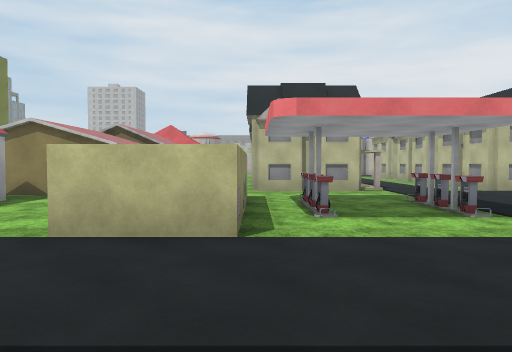
[1] (above)

24 first-person views from a walk through a Unity game level. The camera is 1.4 m above the floor, tilts 2° down and sees 70° across. The floor is counted in squares, 2 m on a side. Each view is taken from the middle of a square. On the plan, view 1 faces up. The plan holds only what a view shows up to about 11 squares ahead; the rest is blank. The place goes on beyond the plan. The terrain is drawn as flat ground. Some surface patterns are stand-ins.

[2]
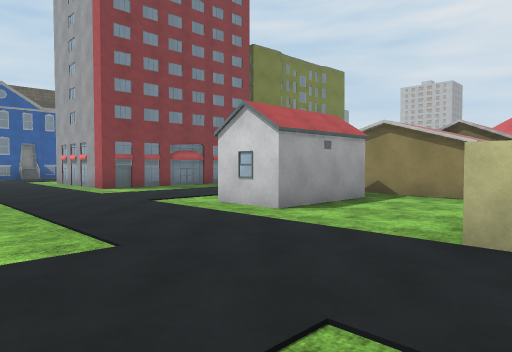

[3]
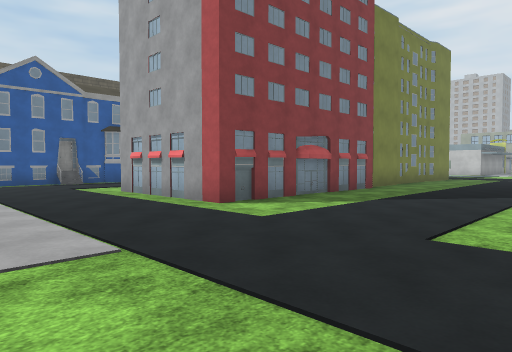

[4]
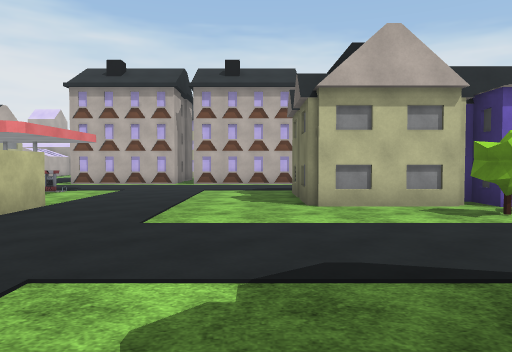

[5]
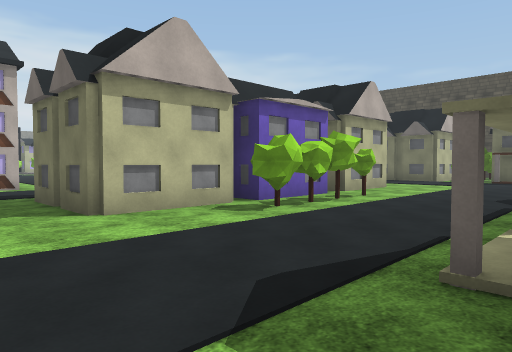

[6]
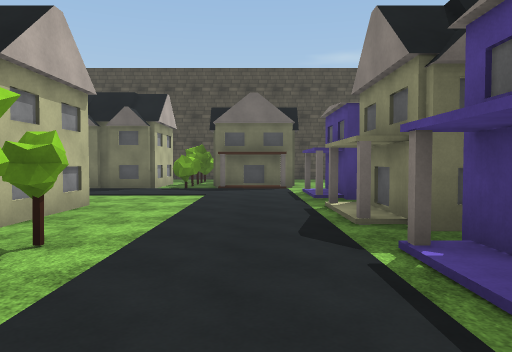

[7]
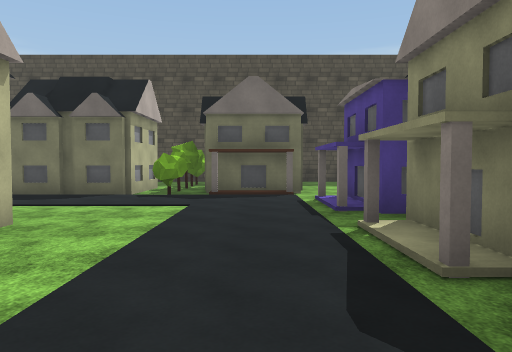

[8]
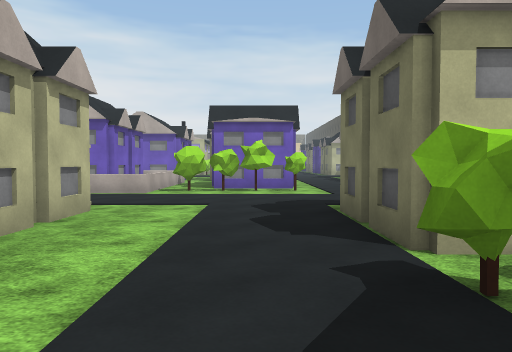

[9]
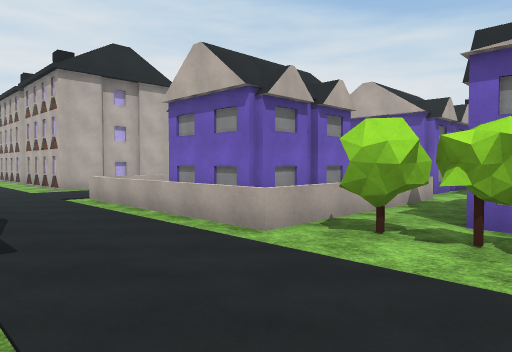

[10]
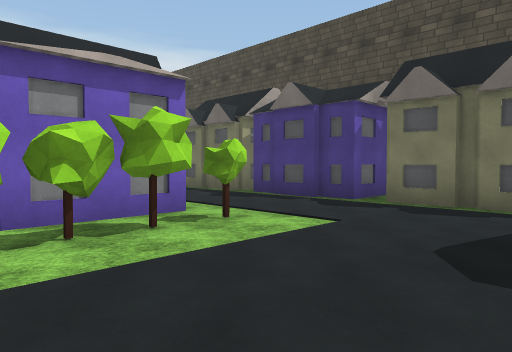

[11]
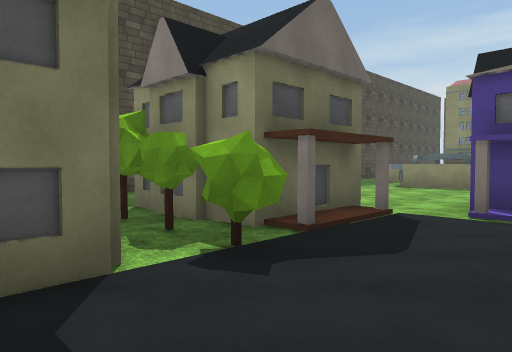

[12]
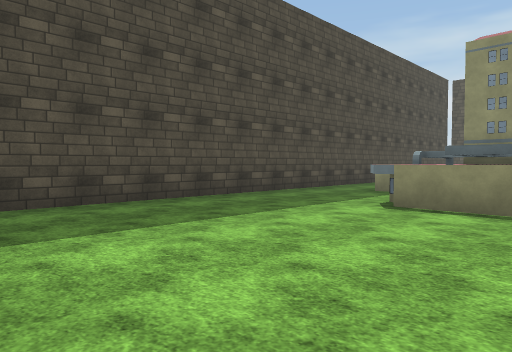

[13]
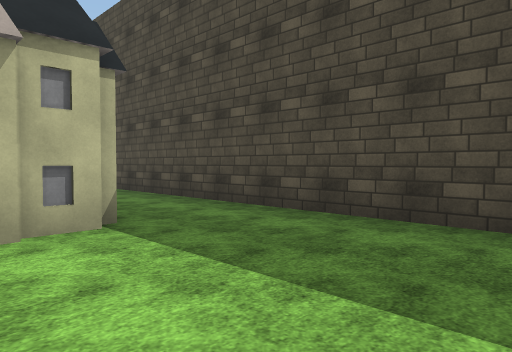

[14]
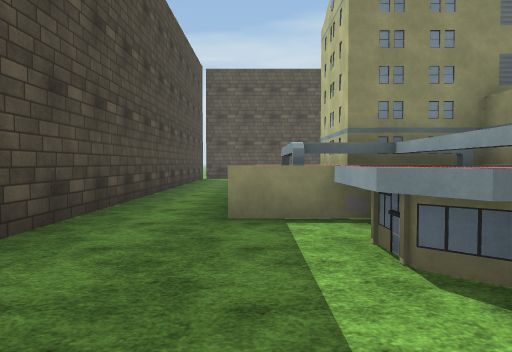

[15]
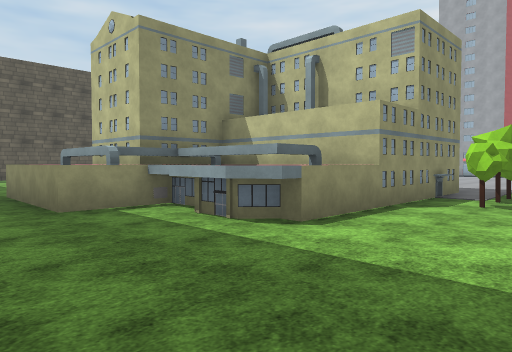

[16]
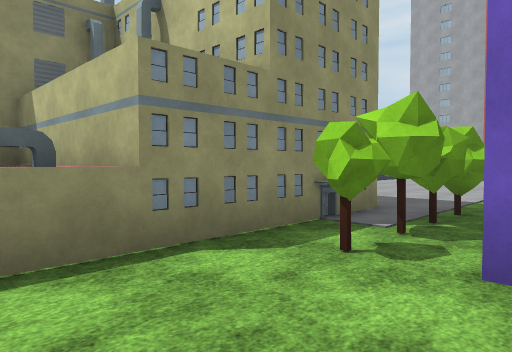

[17]
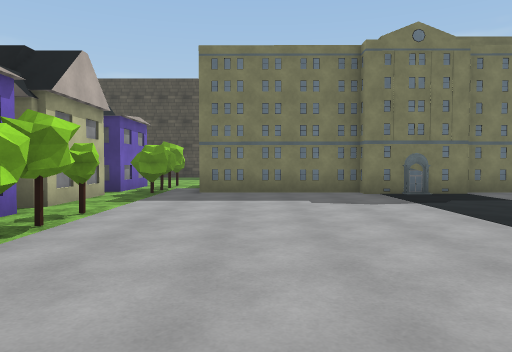

[18]
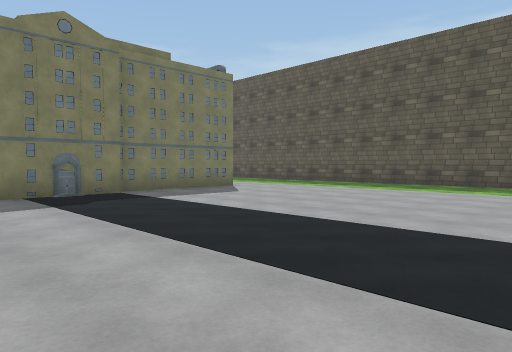

[19]
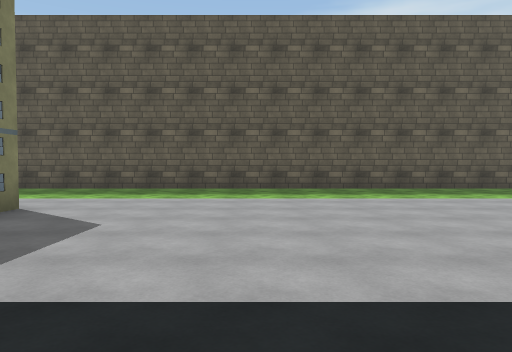

[20]
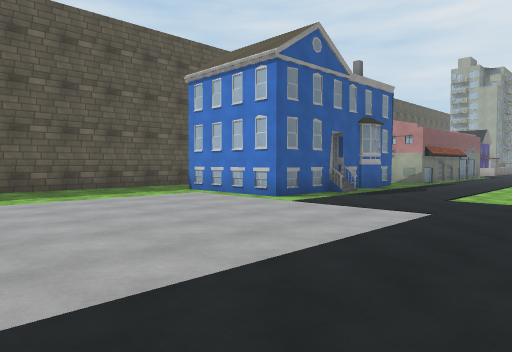

[21]
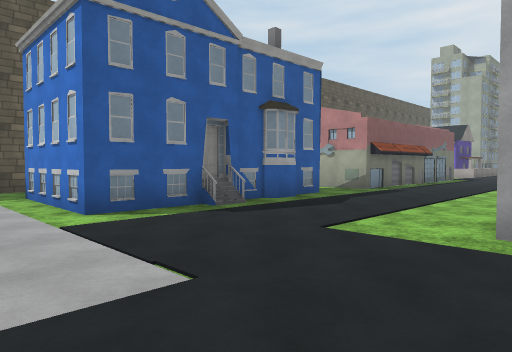

[22]
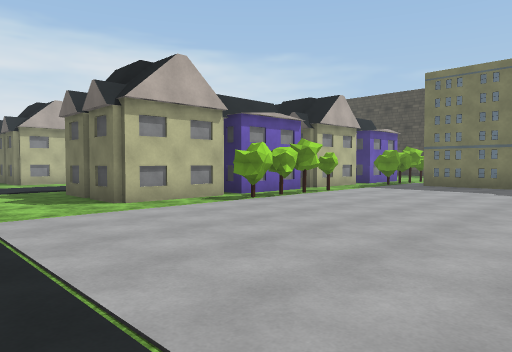

[23]
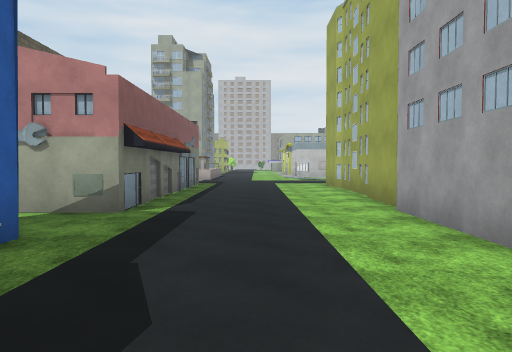

[24]
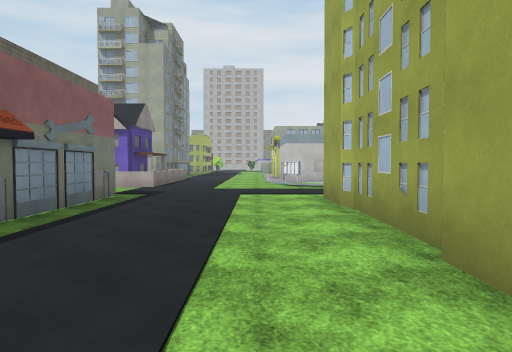

### Floor plan
Key: @ floor where view 1 was taken; # wall or solid block; . main floor; : floor 0.25 m higher than the main floor; / step, stairs or slope; = window, fence, low wall or low ledge; ^ raised ledge; H house; B building; O other object.
Columns run from 25 left of view 1 to 8 right of it. Each row starts with its distance up from view 1.
 20      HH.../:
 19      .......
 18       ......
 17       .....
 16       #....
 15       #....#
 14       #....#
 13       #....#
 12       #....#    ..             H
 11       #....    ...          H. #
 10      ##....B  #...    B      . #
  9      O....#   #...    B  H#H...#
  8      .....#   #.... ##B  .......
  7       ....#   B.... #..  #.....
  6       ....    #....B#..  #=.=..
  5      #....    #.... #..  #=.=..
  4      #B....####........###.....
  3      #.........................
  2 #..###.........................
  1 #..............................
  0 #........................@......
 -1 #.................###....###/...#H
 -2 #.................#HH....#    ...
 -3 #...............HH# H...HHH   ..
 -4 #...............HH#  ...H##  ...
 -5 #...............HH  H...H#   ..HHH
 -6 #................H  #...H#   ..HH
 -7 #.................###....#   ..H#
 -8 #.................# H....##  ..H##
 -9 #.................H H....H##H..HHH
-10 #.....##########HH# ...........HH.
-11 #...           #HH# H...........H#
-12 #..            #H.# H..........HH#
-13 #              #........H.......H#
-14            #^^^^.....#H#H###H.....
-15            #^^^^.....###H#   .....
-16          ^^^^^^^.....###HH   ....H
-17       ...^^^^......... H      ###
-18       ...................
-19       .....................
-20       ######################

Positions as (right, up) in squares from view 1, and headings:
1: (0, 0), facing up
2: (-1, 0), facing up-left
3: (-6, 0), facing up-left
4: (-6, 0), facing right
5: (-5, 1), facing down-right
6: (-3, -3), facing down
7: (-3, -5), facing down
8: (-3, -12), facing right
9: (3, -12), facing up-right
10: (3, -10), facing down-right
11: (1, -11), facing down-left
12: (-4, -13), facing down-left
13: (-8, -15), facing down-right
14: (-8, -17), facing left
15: (-7, -19), facing up-left
16: (-7, -15), facing up-left
17: (-11, -1), facing down
18: (-12, -1), facing down-left
19: (-14, -6), facing left
20: (-14, -4), facing up-left
21: (-14, 0), facing up-left
22: (-14, 2), facing down-right
23: (-17, 4), facing up
24: (-16, 9), facing up
